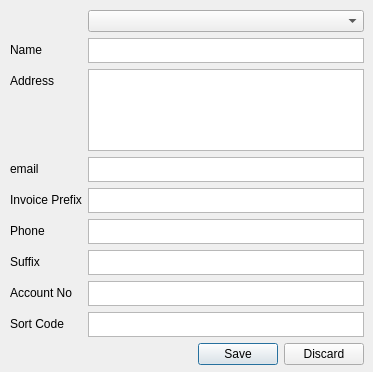
<?xml version="1.0" encoding="UTF-8"?>
<ui version="4.0">
 <class>Form</class>
 <widget class="QWidget" name="Form">
  <property name="geometry">
   <rect>
    <x>0</x>
    <y>0</y>
    <width>373</width>
    <height>372</height>
   </rect>
  </property>
  <property name="windowTitle">
   <string>Form</string>
  </property>
  <widget class="QWidget" name="layoutWidget">
   <property name="geometry">
    <rect>
     <x>10</x>
     <y>10</y>
     <width>354</width>
     <height>355</height>
    </rect>
   </property>
   <layout class="QFormLayout" name="formLayout">
    <item row="1" column="0">
     <widget class="QLabel" name="label">
      <property name="styleSheet">
       <string notr="true">font: 10pt &quot;Verdana&quot;;</string>
      </property>
      <property name="text">
       <string>Name</string>
      </property>
     </widget>
    </item>
    <item row="1" column="1">
     <widget class="QTextEdit" name="uNameBox">
      <property name="maximumSize">
       <size>
        <width>16777215</width>
        <height>25</height>
       </size>
      </property>
     </widget>
    </item>
    <item row="2" column="0">
     <widget class="QLabel" name="label_2">
      <property name="styleSheet">
       <string notr="true">font: 10pt &quot;Verdana&quot;;</string>
      </property>
      <property name="text">
       <string>Address</string>
      </property>
     </widget>
    </item>
    <item row="2" column="1">
     <widget class="QTextEdit" name="uAddressBox">
      <property name="maximumSize">
       <size>
        <width>16777215</width>
        <height>1000</height>
       </size>
      </property>
     </widget>
    </item>
    <item row="3" column="0">
     <widget class="QLabel" name="label_3">
      <property name="styleSheet">
       <string notr="true">font: 10pt &quot;Verdana&quot;;</string>
      </property>
      <property name="text">
       <string>email</string>
      </property>
     </widget>
    </item>
    <item row="3" column="1">
     <widget class="QTextEdit" name="uEmailBox">
      <property name="maximumSize">
       <size>
        <width>16777215</width>
        <height>25</height>
       </size>
      </property>
     </widget>
    </item>
    <item row="4" column="0">
     <widget class="QLabel" name="label_4">
      <property name="styleSheet">
       <string notr="true">font: 10pt &quot;Verdana&quot;;</string>
      </property>
      <property name="text">
       <string>Invoice Prefix</string>
      </property>
     </widget>
    </item>
    <item row="4" column="1">
     <widget class="QTextEdit" name="pre">
      <property name="maximumSize">
       <size>
        <width>16777215</width>
        <height>25</height>
       </size>
      </property>
     </widget>
    </item>
    <item row="5" column="0">
     <widget class="QLabel" name="label_6">
      <property name="styleSheet">
       <string notr="true">font: 10pt &quot;Verdana&quot;;</string>
      </property>
      <property name="text">
       <string>Phone</string>
      </property>
     </widget>
    </item>
    <item row="5" column="1">
     <widget class="QTextEdit" name="phone">
      <property name="maximumSize">
       <size>
        <width>16777215</width>
        <height>25</height>
       </size>
      </property>
     </widget>
    </item>
    <item row="6" column="0">
     <widget class="QLabel" name="label_5">
      <property name="styleSheet">
       <string notr="true">font: 10pt &quot;Verdana&quot;;</string>
      </property>
      <property name="text">
       <string>Suffix</string>
      </property>
     </widget>
    </item>
    <item row="6" column="1">
     <widget class="QTextEdit" name="uSuffixBox">
      <property name="maximumSize">
       <size>
        <width>16777215</width>
        <height>25</height>
       </size>
      </property>
     </widget>
    </item>
    <item row="7" column="0">
     <widget class="QLabel" name="label_8">
      <property name="styleSheet">
       <string notr="true">font: 10pt &quot;Verdana&quot;;</string>
      </property>
      <property name="text">
       <string>Account No</string>
      </property>
     </widget>
    </item>
    <item row="7" column="1">
     <widget class="QTextEdit" name="accNum">
      <property name="maximumSize">
       <size>
        <width>16777215</width>
        <height>25</height>
       </size>
      </property>
     </widget>
    </item>
    <item row="8" column="0">
     <widget class="QLabel" name="label_9">
      <property name="styleSheet">
       <string notr="true">font: 10pt &quot;Verdana&quot;;</string>
      </property>
      <property name="text">
       <string>Sort Code</string>
      </property>
     </widget>
    </item>
    <item row="8" column="1">
     <widget class="QTextEdit" name="sortCode">
      <property name="maximumSize">
       <size>
        <width>16777215</width>
        <height>25</height>
       </size>
      </property>
     </widget>
    </item>
    <item row="9" column="1">
     <widget class="QDialogButtonBox" name="saveDiscardButton">
      <property name="standardButtons">
       <set>QDialogButtonBox::Discard|QDialogButtonBox::Save</set>
      </property>
      <property name="centerButtons">
       <bool>false</bool>
      </property>
     </widget>
    </item>
    <item row="0" column="1">
     <widget class="QComboBox" name="chooseCompany"/>
    </item>
   </layout>
  </widget>
 </widget>
 <resources/>
 <connections/>
</ui>
